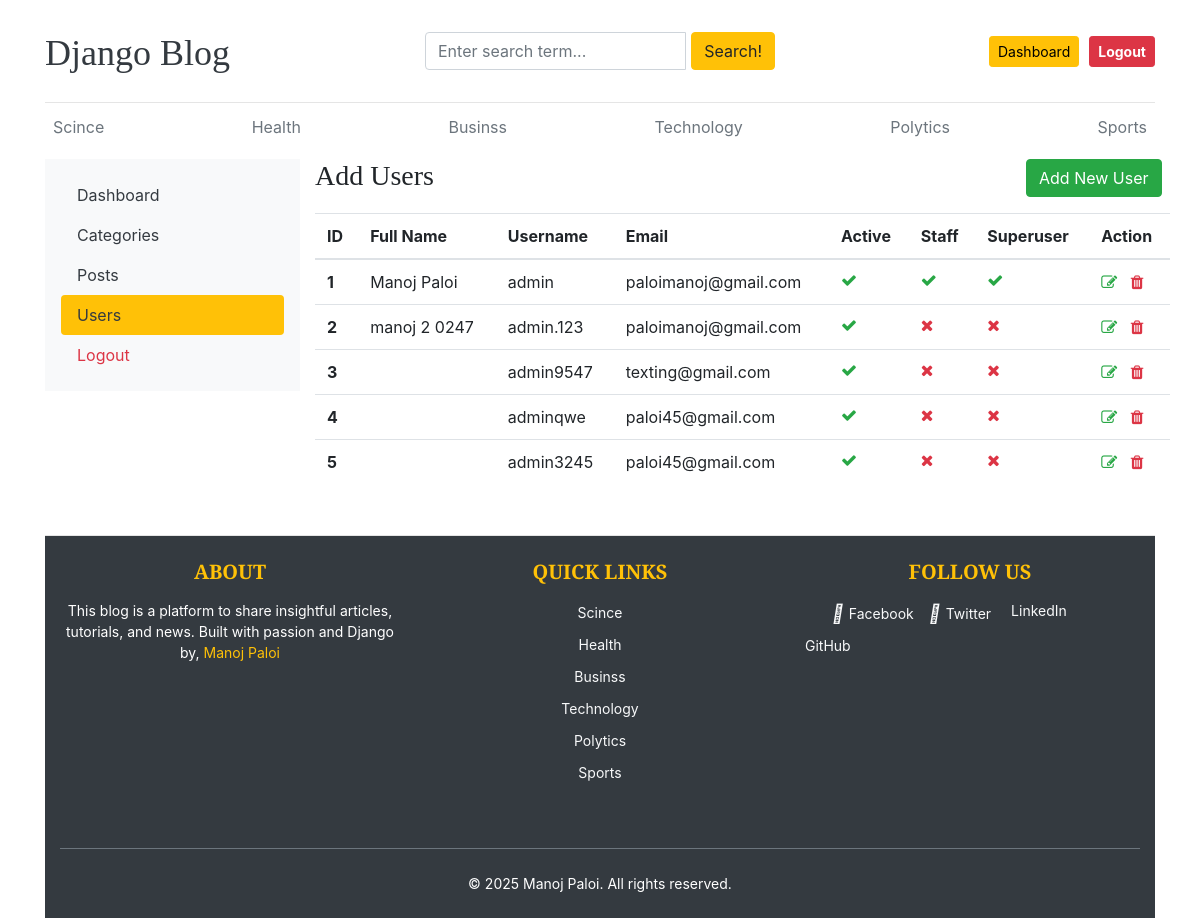
Screenshot of /dashboards/users/ (signed in) with the database file from the repository.
### blogs/models.py (models this page shows, shortened)
class Category(models.Model):
    category_name = models.CharField(max_length=50, unique=True)
    created_at = models.DateTimeField(auto_now_add=True)
    updated_at = models.DateTimeField(auto_now=True)  # Fixed typo
    class Meta:
        verbose_name_plural = 'Categories'

### dashboards/views.py (the view)
# urls.py: path('users/', views.users, name= 'users'),
@login_required(login_url='login')
@never_cache
def users(request):
    users = User.objects.all().order_by('id')  # Sorting users by ID
    return render(request, 'dashboard/users.html', {'users': users})

### blogs/context_processors.py (called while the page is built)
def get_categories(request):
    categories = Category.objects.all()
    return dict(categories = categories)

### templates/dashboard/users.html (shortened to what this page needs)
{% extends '../base/base.html' %}
{% block content %}
  <div class="row">
    <div class="col-md-3">
      <div class="nav flex-column nav-pills bg-light p-3" aria-orientation="vertical">
        <a href="{% url 'dashboard' %}" class="nav-link text-dark">Dashboard</a>
        <a href="{% url 'categories' %}" class="nav-link text-dark">Categories</a>
        <a href="{% url 'posts' %}" class="nav-link text-dark">Posts</a>
        <a href="" class="nav-link text-dark bg-warning active">Users</a>
        <a href="{% url 'logout' %}" class="nav-link text-danger">Logout</a>
      </div>
    </div>
    <div class="col-md-9">
      <div class="row">
        <h3 class="text-center">Add Users</h3>
        <a href="{% url 'add_user' %}" class="btn btn-success mb-3" style="margin-left: 37rem;">Add New User</a>
        <table class="table table-hover">
          <thead>
            <tr>
              <th>ID</th>
              <th>Full Name</th>
              <th>Username</th>
              <th>Email</th>
              <th>Active</th>
              <th>Staff</th>
              <th>Superuser</th>
              <th>Action</th>
            </tr>
          </thead>
          <tbody>
            {% for user in users %}
              <tr>
                <th>{{ forloop.counter }}</th>
                <td>{{ user.get_full_name }}</td>
                <td>{{ user.username }}</td>
                <td>{{ user.email }}</td>
                <td>
                  {% if user.is_active %}
                    <i class="fa fa-check text-success"></i>
                  {% else %}
                    <i class="fa fa-times text-danger"></i>
                  {% endif %}
                </td>
                <td>
                  {% if user.is_staff %}
                    <i class="fa fa-check text-success"></i>
                  {% else %}
                    <i class="fa fa-times text-danger"></i>
                  {% endif %}
                </td>
                <td>
                  {% if user.is_superuser %}
                    <i class="fa fa-check text-success"></i>
                  {% else %}
                    <i class="fa fa-times text-danger"></i>
                  {% endif %}
                </td>
                <td>
                  <a href="{% url 'edit_user' user.id %}"><i class="fa fa-edit text-success"></i></a>
                  <a href="{% url 'delete_user' user.id %}"><i class="fa fa-trash text-danger"></i></a>
                </td>
              </tr>
            {% endfor %}
          </tbody>
        </table>
      </div>
    </div>
  </div>
{% endblock %}

### templates/base/Header.html (shortened to what this page needs)
{% load static %}
<!DOCTYPE html>
<html lang="en">
  <head>
    <link href="https://getbootstrap.com/docs/4.0/dist/css/bootstrap.min.css" rel="stylesheet" />
    <link href="{% static 'css/blog.css' %}" rel="stylesheet" />
    <link rel="stylesheet" href="https://cdnjs.cloudflare.com/ajax/libs/font-awesome/4.7.0/css/font-awesome.min.css" />
  </head>
  <header class="blog-header py-3">
    <div class="row flex-nowrap justify-content-between align-items-center">
      <div class="col-4 pt-1">
        <a class="blog-header-logo text-dark" href="/">Django Blog</a>
      </div>
      <div class="col-4" style="margin-top: 1rem;">
        <form action=" {% url 'search' %} " method="GET">
          <div class="input-group">
            <input class="form-control" name="keyword" type="text" placeholder="Enter search term..." aria-label="Enter search term..." aria-describedby="button-search" />
            <button type="submit" class="btn btn-warning" id="button-search" style="margin-left: 5px;" type="button">Search!</button>
          </div>
        </form>
      </div>
      <div class="col-4 d-flex justify-content-end align-items-center">
        {% if not user.is_authenticated %}
          <a class="btn btn-sm btn-warning" href="{% url 'login' %}">Login</a> &nbsp;
          <a class="btn btn-sm btn-outline-secondary" href="{% url 'register' %}">Register</a>
        {% else %}
          <span><a href="{% url 'dashboard' %}" class="btn btn-sm btn-warning" style="margin-right: 10px; color: black;">Dashboard</a></span>
          <a href="{% url 'logout' %}" class="btn btn-sm btn-danger" style="font-weight: bold; color: white;">Logout</a>
        {% endif %}
      </div>
    </div>
  </header>
  <div class="nav-scroller py-1 mb-2">
    <nav class="nav d-flex justify-content-between">
      {% for cat in categories %}
        <a class="p-2 text-muted" href="{% url 'posts_by_category' cat.id %}">{{ cat.category_name }}</a>
      {% endfor %}
    </nav>
  </div>
</html>

### templates/base/Footer.html (shortened to what this page needs)
{% load static %}
<footer class="blog-footer py-4 bg-dark text-white">
  <div class="container">
    <div class="row">
      <div class="col-md-4 col-sm-12 mb-4">
        <h5 class="text-uppercase mb-3">About</h5>
        <p>
          This blog is a platform to share insightful articles, tutorials, and news. Built with passion and Django by,
          <a href="#" class="text-warning">Manoj Paloi</a>
        </p>
      </div>
      <div class="col-md-4 col-sm-6 mb-4">
        <h5 class="text-uppercase mb-3">Quick Links</h5>
        <ul class="list-unstyled">
          {% for cat in categories %}
            <li>
              <a href="{% url 'posts_by_category' cat.id %}" class="text-light text-decoration-none">{{ cat.category_name }}</a>
            </li>
          {% endfor %}
        </ul>
      </div>
      <div class="col-md-4 col-sm-6 mb-4">
        <h5 class="text-uppercase mb-3">Follow Us</h5>
        <ul class="list-unstyled d-flex flex-wrap">
          <li class="me-3">
            <a href="#" class="text-light text-decoration-none d-flex align-items-center" style="padding-left: 2rem;"><i class="fab fa-facebook-f me-2"></i> Facebook</a>
          </li>
          <li class="me-3">
            <a href="#" class="text-light text-decoration-none d-flex align-items-center"><i class="fab fa-twitter me-2"></i> Twitter</a>
          </li>
          <li class="me-3">
            <a href="#" class="text-light text-decoration-none d-flex align-items-center"> LinkedIn</a>
          </li>
          <li class="me-3">
            <a href="#" class="text-light text-decoration-none d-flex align-items-center"> GitHub</a>
          </li>
        </ul>
      </div>
    </div>
    <hr class="border-secondary my-4" />
    <div class="text-center">
      <p class="mb-0">© 2025 Manoj Paloi. All rights reserved.</p>
    </div>
  </div>
</footer>

### static/css/blog.css (style rules this page uses)
.blog-header { border-bottom: 1px solid #e5e5e5; }
.blog-header-logo { font-family: "Playfair Display", Georgia, "Times New Roman", serif ; font-size: 2.25rem; }
h1, h2, h3, h4, h5, h6 { font-family: "Playfair Display", Georgia, "Times New Roman", serif ; }
.blog-footer { padding: 2.5rem 0; color: #727272; text-align: center; background-color: #f9f9f9; border-top: .05rem solid #e5e5e5; }
.blog-footer p:last-child { margin-bottom: 0; }

### templates/base/Footer.html (style rules this page uses)
.blog-footer { background-color: #343a40; color: #ffffff; margin-top: 35px; }
.blog-footer h5 { font-weight: bold; color: #ffc107; }
.blog-footer p, .blog-footer a { font-size: 14px; }
.blog-footer ul { padding: 0; list-style: none; }
.blog-footer ul li { margin-bottom: 8px; }
.blog-footer ul li a { font-size: 14px; transition: color 0.3s ease; }
.blog-footer ul.d-flex li { margin-right: 15px; }
.blog-footer ul.d-flex li a { display: flex; align-items: center; gap: 5px; }
.blog-footer ul.d-flex li a i { font-size: 18px; }

### rows the page displays
Category: category_name "Scince"
Category: category_name "Health"
Category: category_name "Businss"
Category: category_name "Technology"
Category: category_name "Polytics"
Category: category_name "Sports"

### other values shown
{{ user.get_full_name }} "Manoj Paloi"
{{ user.username }} "admin"
{{ user.email }} "paloimanoj@gmail.com"
{{ user.get_full_name }} "manoj 2 0247"
{{ user.username }} "admin.123"
{{ user.username }} "admin9547"
{{ user.email }} "texting@gmail.com"
{{ user.username }} "adminqwe"
{{ user.email }} "paloi45@gmail.com"
{{ user.username }} "admin3245"
